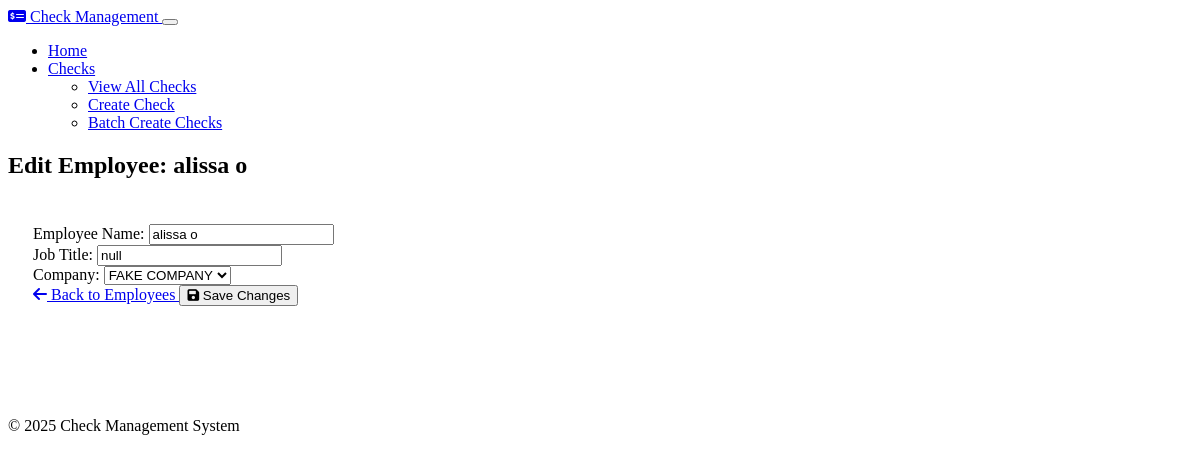
/employees/1/edit, run on the app's committed database.
### models.py (models this page shows, shortened)
class Employee(db.Model):
    id = db.Column(db.Integer, primary_key=True)
    name = db.Column(db.String(100), nullable=False)
    title = db.Column(db.String(100), nullable=False)
    company_id = db.Column(db.Integer, db.ForeignKey('company.id'), nullable=False)
    checks = db.relationship('Check', backref='employee', lazy=True, cascade="all, delete-orphan")

### routes.py (the view)
    @app.route('/employees/<int:id>/edit', methods=['GET', 'POST'])
    def employees_edit(id):
        employee = Employee.query.get_or_404(id)
        form = EmployeeForm(obj=employee)
        form.company_id.choices = [(c.id, c.name) for c in Company.query.all()]
        if form.validate_on_submit():
            form.populate_obj(employee)
            db.session.commit()
            flash('Employee updated successfully!', 'success')
            return redirect(url_for('employees_index'))
        return render_template('employees/edit.html', form=form, employee=employee)

### forms.py
class EmployeeForm(FlaskForm):
    name = StringField('Employee Name', validators=[DataRequired(), Length(min=2, max=100)])
    title = StringField('Job Title', validators=[DataRequired(), Length(min=2, max=100)])
    company_id = SelectField('Company', coerce=int, validators=[DataRequired()])

### templates/employees/edit.html (shortened to what this page needs)
{% extends 'layout.html' %}
{% block content %}
<div class="row justify-content-center">
    <div class="col-md-8">
        <div class="card">
            <div class="card-header">
                <h2 class="mb-0">Edit Employee: {{ employee.name }}</h2>
            </div>
            <div class="card-body">
                <form method="post">
                    <div class="mb-3">
                        <label for="name" class="form-label">Employee Name:</label>
                        {{ form.name(class="form-control", id="name") }}
                    </div>
                    <div class="mb-3">
                        <label for="title" class="form-label">Job Title:</label>
                        {{ form.title(class="form-control", id="title") }}
                    </div>
                    <div class="mb-3">
                        <label for="company_id" class="form-label">Company:</label>
                        {{ form.company_id(class="form-control", id="company_id") }}
                    </div>
                    <div class="d-flex justify-content-between">
                        <a href="{{ url_for('employees_index') }}" class="btn btn-secondary">
                            <i class="fas fa-arrow-left me-1"></i> Back to Employees
                        </a>
                        <button type="submit" class="btn btn-primary">
                            <i class="fas fa-save me-1"></i> Save Changes
                        </button>
                    </div>
                </form>
            </div>
        </div>
    </div>
</div>
{% endblock %}

### static/css/custom.css (style rules this page uses)
.card { transition: all 0.3s ease; }
.card .card-body { padding: 25px; }
.form-label { font-weight: 500; }

### data on the page
Employee: name "alissa o", title "null", company_id "FAKE COMPANY"
